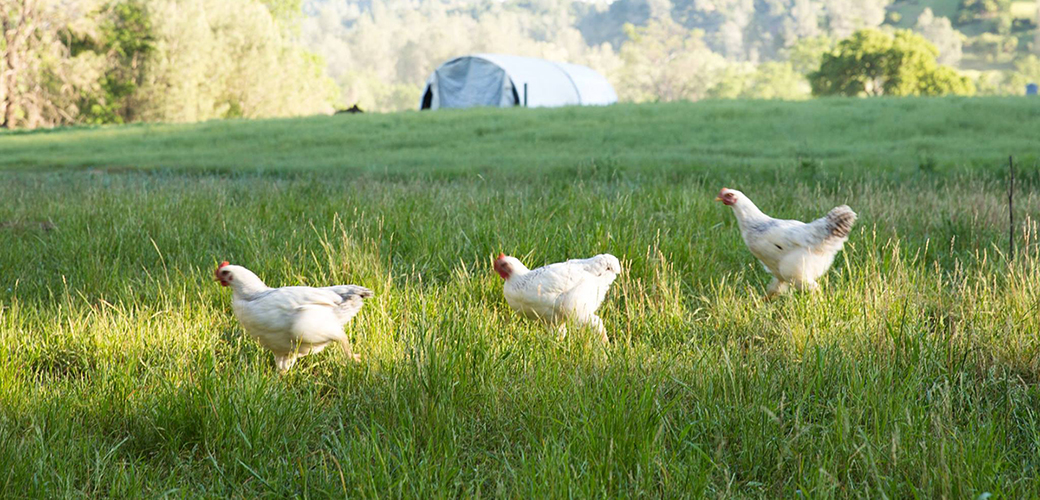
#> input picture bird5.jpg, 1040 x 500 px, given in place of the camera
$ python video_morphology.py
#> lines starting #> are read from the running program, lines starting #| are printed output that depends on the picture; after the words box and inside, x2 and y2 are one past the last pixel; in counts of white or black regions, pixels touching at a corner belong together
# -*- coding: utf-8 -*-
"""
Created on Wed Jul 31 18:18:43 2019

@author: DEBAL
"""

import cv2
import numpy as np
def nothing(x):
	pass
cap = cv2.VideoCapture(0)
cv2.namedWindow("Trackbars")
cv2.createTrackbar("L - H", "Trackbars", 0, 179, nothing)
#> slider 'L - H' is set to 35
cv2.createTrackbar("L - S", "Trackbars", 0, 255, nothing)
#> slider 'L - S' is set to 51
cv2.createTrackbar("L - V", "Trackbars", 0, 255, nothing)
#> slider 'L - V' is set to 51
cv2.createTrackbar("U - H", "Trackbars", 179, 179, nothing)
cv2.createTrackbar("U - S", "Trackbars", 255, 255, nothing)
cv2.createTrackbar("U - V", "Trackbars", 255, 255, nothing)
while True:
	_, frame = cap.read()
#> frame is the input picture: shape (500, 1040, 3); mean B, G, R 92.3, 146.3, 129
	hsv = cv2.cvtColor(frame, cv2.COLOR_BGR2HSV)
#> hsv: shape (500, 1040, 3); mean H, S, V 42.6, 112.2, 148.5
	l_h = cv2.getTrackbarPos("L - H", "Trackbars")
	l_s = cv2.getTrackbarPos("L - S", "Trackbars")
	l_v = cv2.getTrackbarPos("L - V", "Trackbars")
	u_h = cv2.getTrackbarPos("U - H", "Trackbars")
	u_s = cv2.getTrackbarPos("U - S", "Trackbars")
	u_v = cv2.getTrackbarPos("U - V", "Trackbars")
	lower_blue = np.array([l_h, l_s, l_v])
	upper_blue = np.array([u_h, u_s, u_v])
	mask = cv2.inRange(hsv, lower_blue, upper_blue)
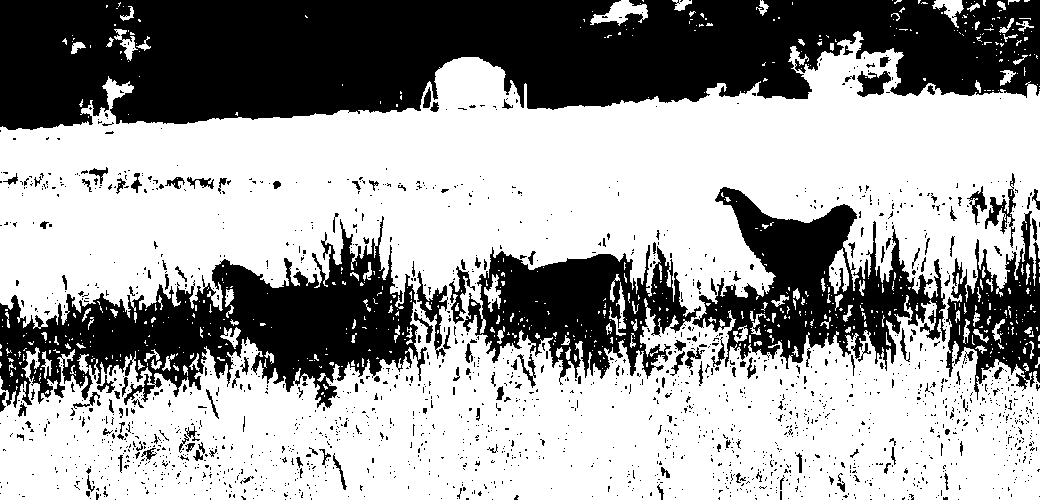
#> mask: shape (500, 1040); 62.8% white; 1900 black regions (1742 under 20 px), largest, box (x1, y1, x2, y2) and area: (0, 0, 1040, 130) 99724, (0, 216, 427, 408) 34107, (692, 187, 946, 371) 19595
	kernel = np.ones((5, 5), np.uint8)
	erosion = cv2.erode(mask, kernel)
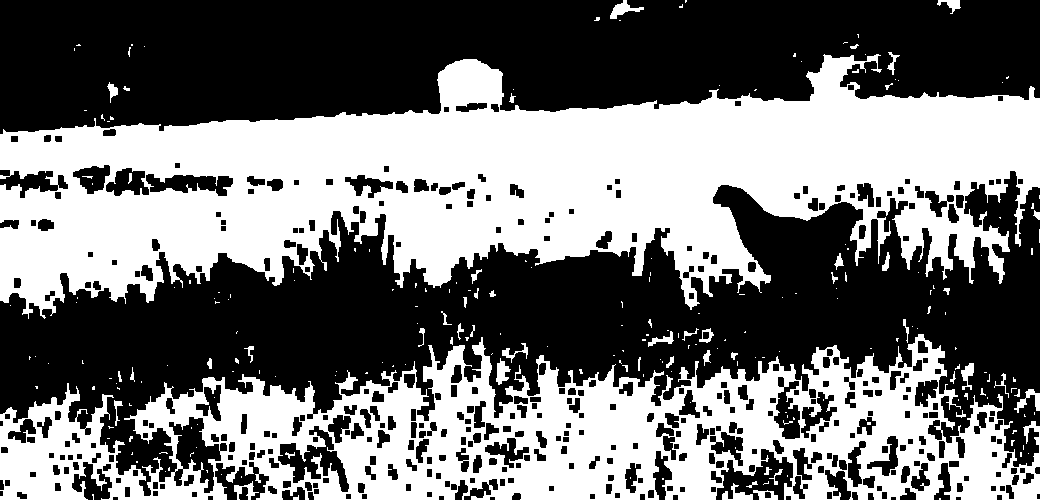
#> erosion: shape (500, 1040); 44.8% white; 233 white regions (178 under 20 px), largest, box (x1, y1, x2, y2) and area: (0, 54, 1040, 319) 145478, (0, 334, 1040, 500) 82988, (610, 0, 644, 19) 256
	dilation = cv2.dilate(mask, kernel)
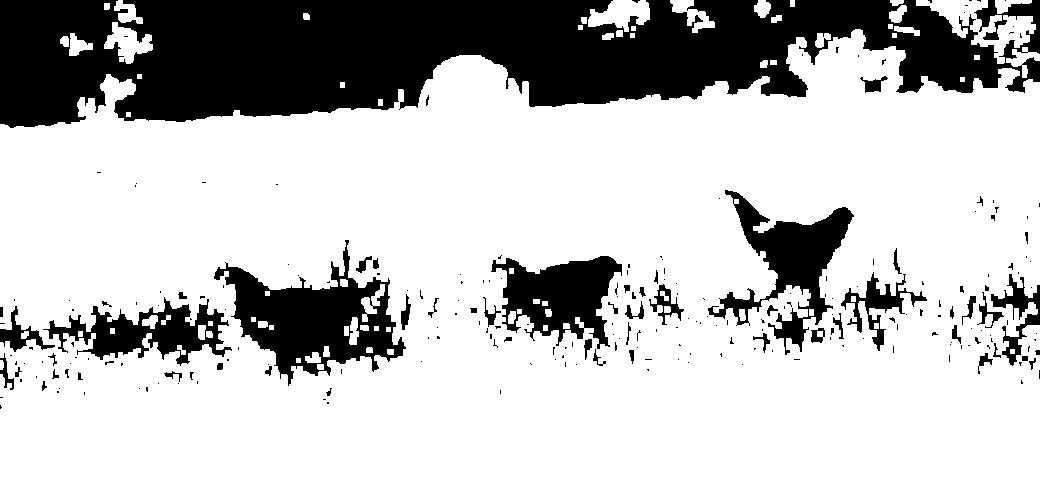
#> dilation: shape (500, 1040); 75.5% white; 246 black regions (186 under 20 px), largest, box (x1, y1, x2, y2) and area: (0, 0, 1040, 128) 88504, (214, 240, 406, 386) 11203, (708, 190, 854, 355) 7482
	opening = cv2.morphologyEx(mask, cv2.MORPH_OPEN, kernel, iterations=2)
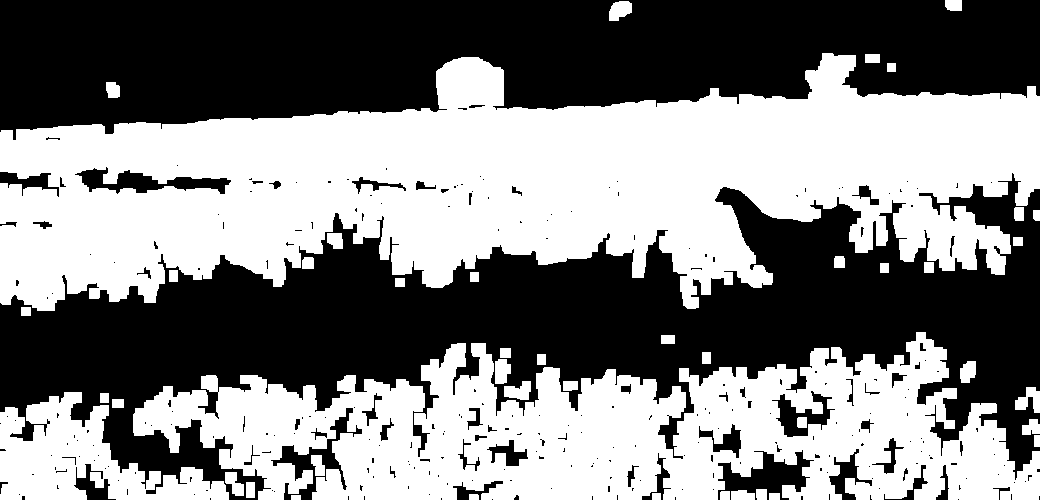
#> opening: shape (500, 1040); 50.5% white; 287 black regions (230 under 20 px), largest, box (x1, y1, x2, y2) and area: (0, 173, 1040, 500) 135836, (0, 0, 1040, 140) 106789, (718, 450, 814, 500) 2224
	closing = cv2.morphologyEx(mask, cv2.MORPH_CLOSE, kernel)
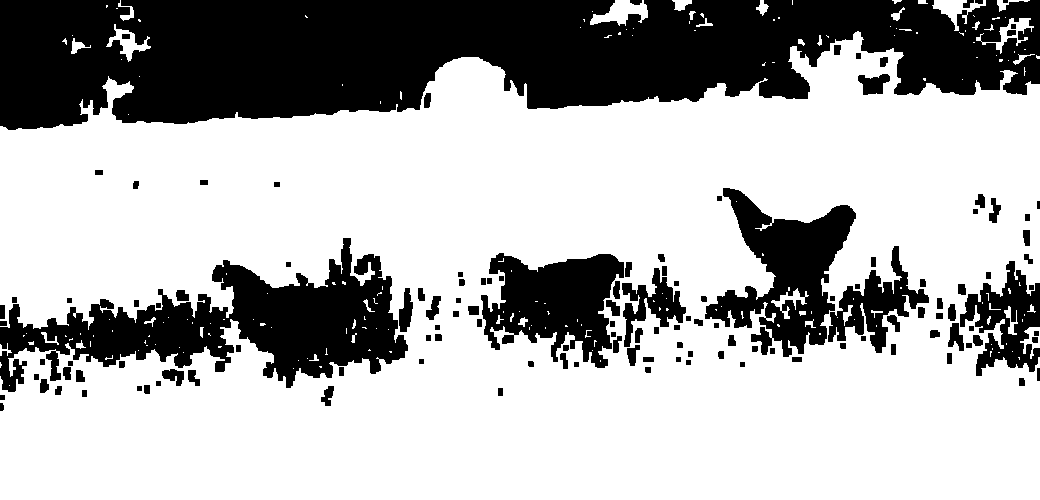
#> closing: shape (500, 1040); 68.8% white; 133 black regions (1 under 20 px), largest, box (x1, y1, x2, y2) and area: (0, 0, 1040, 130) 97672, (0, 238, 408, 392) 25822, (705, 188, 856, 357) 11349
	result = cv2.bitwise_and(frame, frame, mask=mask)
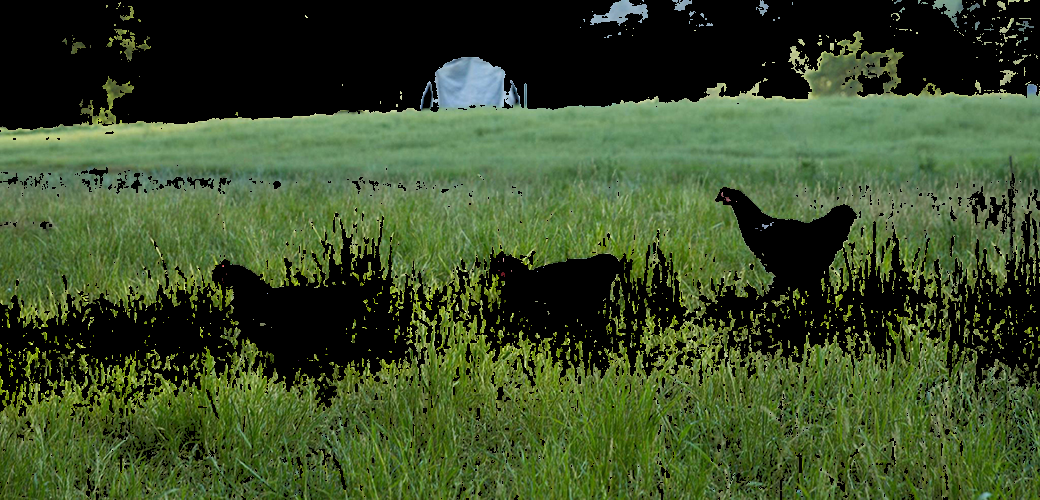
#> result: shape (500, 1040, 3); mean B, G, R 41.1, 76.7, 58.8
	cv2.imshow("frame", frame)
	cv2.imshow("mask", mask)
	cv2.imshow("erosion", erosion)
	cv2.imshow("dilation", dilation)
	cv2.imshow("Opening", opening)
	cv2.imshow("Closing", closing)
	key = cv2.waitKey(1)
#> (key Esc is pressed here)
	if key == 27:
		break
cap.release()
cv2.destroyAllWindows()
